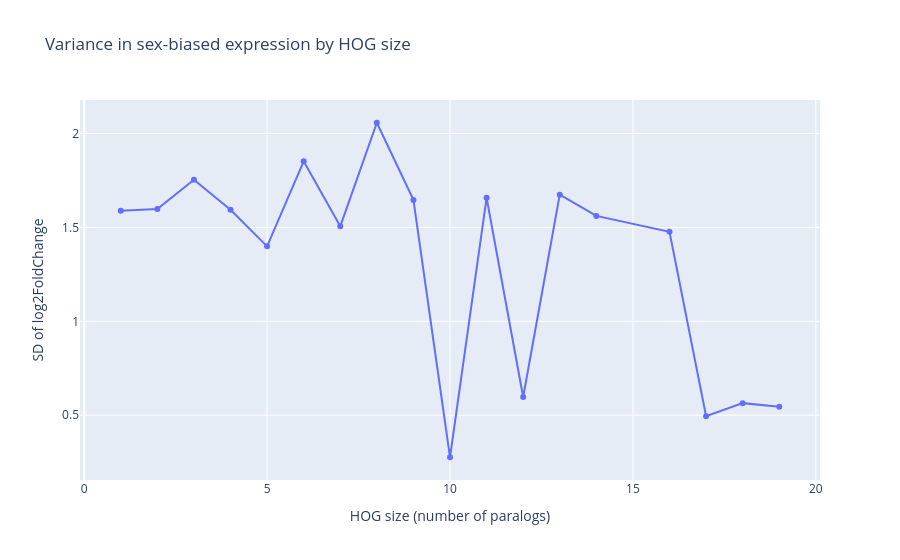

Write notebook code for a chart like this one.
### Markdown cell above
Plot variance vs HOG Size

### Code cell
fig = px.line(
    variance_by_size,
    x="HOG_size",
    y="sd",
    markers=True,
    labels={
        "HOG_size": "HOG size (number of paralogs)",
        "sd": "SD of log2FoldChange"
    },
    title="Variance in sex-biased expression amaon paralogs by HOG size"
)

fig.show()
Do within hogs, plot against hog size.

### Figure 1 — Plotly figure (JSON) as saved in the notebook; plotly's stock layout.template omitted (floating-point values rounded to 4 significant figures)
{"data": [{"hovertemplate": "HOG size (number of paralogs)=%{x}<br>SD of log2FoldChange=%{y}<extra></extra>", "legendgroup": "", "line": {"color": "#636efa", "dash": "solid"}, "marker": {"symbol": "circle"}, "mode": "lines+markers", "name": "", "orientation": "v", "showlegend": false, "type": "scatter", "x": [1, 2, 3, 4, 5, 6, 7, 8, 9, 10, 11, 12, 13, 14, 16, 17, 18, 19], "xaxis": "x", "y": [1.589, 1.598, 1.754, 1.594, 1.399, 1.852, 1.506, 2.058, 1.647, 0.2763, 1.658, 0.5972, 1.675, 1.562, 1.477, 0.4947, 0.5644, 0.5458], "yaxis": "y"}], "layout": {"legend": {"tracegroupgap": 0}, "title": {"text": "Variance in sex-biased expression by HOG size"}, "xaxis": {"anchor": "y", "domain": [0, 1], "title": {"text": "HOG size (number of paralogs)"}}, "yaxis": {"anchor": "x", "domain": [0, 1], "title": {"text": "SD of log2FoldChange"}}}}
